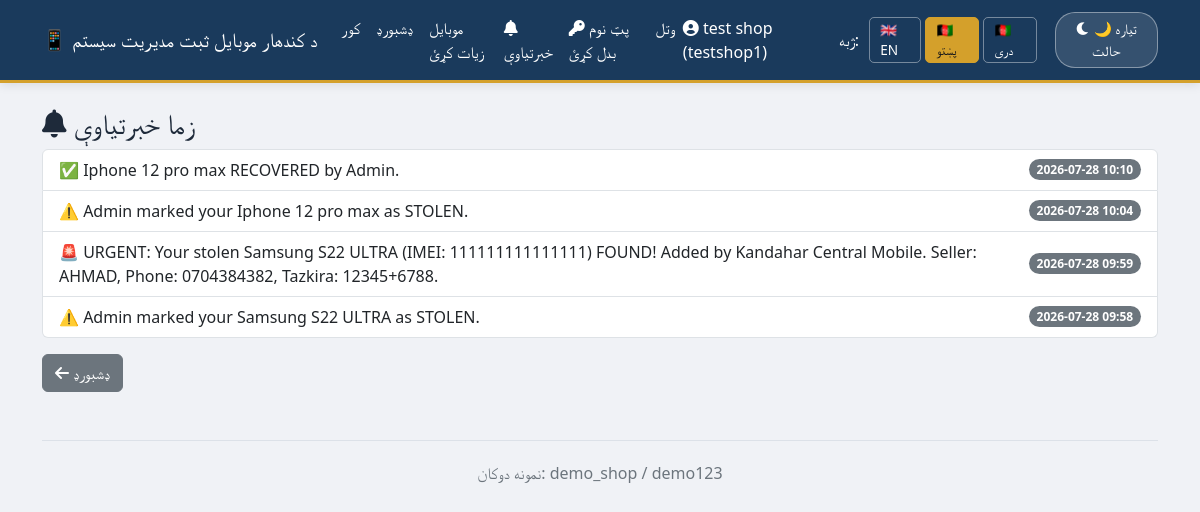
Screenshot of /shop/notifications?lang=ps (signed in) with the database file from the repository.
### app.py (models this page shows)
class Shop(UserMixin, db.Model):
    __tablename__ = 'shops'
    id = db.Column(db.Integer, primary_key=True)
    shop_name = db.Column(db.String(100), nullable=False)
    location = db.Column(db.String(200), nullable=False)
    contact = db.Column(db.String(20))
    email = db.Column(db.String(120), unique=True, nullable=True)
    username = db.Column(db.String(80), unique=True, nullable=False)
    password_hash = db.Column(db.String(200), nullable=False)
    role = db.Column(db.String(20), default='shop')
    is_blocked = db.Column(db.Boolean, default=False)
    mobiles = db.relationship('Mobile', backref='owner_shop', lazy=True, cascade="all, delete-orphan")

class Notification(db.Model):
    __tablename__ = 'notifications'
    id = db.Column(db.Integer, primary_key=True)
    shop_id = db.Column(db.Integer, db.ForeignKey('shops.id'))
    message = db.Column(db.Text)
    is_read = db.Column(db.Boolean, default=False)
    created_at = db.Column(db.DateTime, default=datetime.utcnow)

### app.py (the view)
@app.route('/shop/notifications')
@login_required
def notifications():
    notifs = Notification.query.filter_by(shop_id=current_user.id).order_by(Notification.created_at.desc()).all()
    for n in notifs:
        n.is_read = True
    db.session.commit()
    return render_template('notifications.html', notifications=notifs)

### app.py (called while the page is built)
@app.before_request
def set_language():
    lang = request.args.get('lang')
    if lang in LANGUAGES:
        session['lang'] = lang
    if 'lang' not in session:
        session['lang'] = 'en'

def get_text(key):
    lang = session.get('lang', 'en')
    return T[lang].get(key, key)

@app.context_processor
def inject_translations():
    return dict(t=get_text, current_lang=session.get('lang', 'en'))

@login_manager.user_loader
def load_user(shop_id):
    return Shop.query.get(int(shop_id))

### templates/notifications.html
{% extends "base.html" %}
{% block content %}
<h3><i class="fas fa-bell"></i> {{ t('notif_title') }}</h3>
<ul class="list-group">
    {% for n in notifications %}
    <li class="list-group-item d-flex justify-content-between align-items-center">
        {{ n.message }}
        <span class="badge bg-secondary rounded-pill">{{ n.created_at.strftime('%Y-%m-%d %H:%M') }}</span>
    </li>
    {% else %}
    <li class="list-group-item text-center text-muted">{{ t('no_notif') }}</li>
    {% endfor %}
</ul>
<a href="/shop/dashboard" class="btn btn-secondary mt-3"><i class="fas fa-arrow-left"></i> {{ t('dashboard') }}</a>
{% endblock %}

### templates/base.html (shortened to what this page needs)
<!DOCTYPE html>
<html lang="{{ current_lang }}">
<head>
    <link href="https://cdn.jsdelivr.net/npm/bootstrap@5.3.0/dist/css/bootstrap.min.css" rel="stylesheet">
    <link rel="stylesheet" href="https://cdnjs.cloudflare.com/ajax/libs/font-awesome/6.0.0-beta3/css/all.min.css">
</head>
<body>
    <nav class="navbar navbar-expand-lg navbar-custom">
        <div class="container">
            <a class="navbar-brand" href="/">{{ t('app_name') }}</a>
            <div class="collapse navbar-collapse" id="navbarNav">
                <ul class="navbar-nav me-auto">
                    <li class="nav-item"><a class="nav-link" href="/">{{ t('home') }}</a></li>
                    {% if current_user.is_authenticated %}
                        <li class="nav-item"><a class="nav-link" href="/shop/dashboard">{{ t('dashboard') }}</a></li>
                        <li class="nav-item"><a class="nav-link" href="/shop/add-mobile">{{ t('add_mobile') }}</a></li>
                        <li class="nav-item">
                            <a class="nav-link" href="/shop/notifications" style="position:relative;">
                                <i class="fas fa-bell"></i> {{ t('notifications') }}
                            </a>
                        </li>
                        <li class="nav-item"><a class="nav-link" href="/shop/change-password"><i class="fas fa-key"></i> {{ t('change_password') }}</a></li>
                        <li class="nav-item"><a class="nav-link" href="/shop/logout">{{ t('logout') }}</a></li>
                    {% else %}
                        <li class="nav-item"><a class="nav-link" href="/shop/login">{{ t('login') }}</a></li>
                    {% endif %}
                </ul>
                {% if current_user.is_authenticated %}
                <span class="navbar-text text-white me-3">
                    <i class="fas fa-user-circle"></i> {{ current_user.shop_name }} ({{ current_user.username }})
                </span>
                {% endif %}
                <span class="navbar-text me-2" style="color: #ddd;">{{ t('switch_lang') }}:</span>
                <a href="?lang=en" class="lang-btn {% if current_lang == 'en' %}active{% endif %}">🇬🇧 EN</a>
                <a href="?lang=ps" class="lang-btn {% if current_lang == 'ps' %}active{% endif %}">🇦🇫 پښتو</a>
                <a href="?lang=fa" class="lang-btn {% if current_lang == 'fa' %}active{% endif %}">🇦🇫 دری</a>
                <button id="darkModeToggle" class="dark-toggle-btn ms-3">
                    <i class="fas fa-moon"></i> <span id="modeLabel">{{ t('dark_mode') }}</span>
                </button>
            </div>
        </div>
    </nav>
    <div class="container mt-4">
        {% block content %}{% endblock %}
        <footer class="mt-5 text-center">
            <p>{{ t('demo_creds') }}</p>
        </footer>
    </div>
</body>
</html>

### templates/base.html (style rules this page uses)
:root { --primary-blue: #1a3a5c; --gold: #d4a02b; --gold-hover: #e8b83a; --bg-body-light: #f0f2f6; --text-body-light: #1e2a3a; --bg-card-light: #ffffff; --border-light: #dce1e8; --bg-nav-light: var(--primary-blue); --text-nav-light: #ffffff; --bg-body-dark: #0f1a2b; --text-body-dark: #eaf0f8; --bg-card-dark: #1e3347; --bg-input-dark: #2a4058; --border-dark: #3a5570; --bg-nav-dark: #1a2d42; --text-nav-dark: #ffffff; }
body { background-color: var(--bg-body-light); color: var(--text-body-light); transition: background 0.3s ease, color 0.3s ease; font-family: 'Segoe UI', Tahoma, Geneva, Verdana, sans-serif; }
.navbar-custom { background: var(--bg-nav-light) !important; border-bottom: 3px solid var(--gold); box-shadow: 0 2px 10px rgba(0,0,0,0.1); }
.navbar-custom .navbar-brand, .navbar-custom .nav-link, .navbar-custom .navbar-text { color: var(--text-nav-light) !important; font-weight: 500; }
footer { border-top: 1px solid var(--border-light); padding-top: 20px; color: #6c757d; }
.lang-btn { background: transparent; border: 1px solid rgba(255, 255, 255, 0.4); color: #fff; padding: 2px 10px; border-radius: 5px; cursor: pointer; margin: 0 2px; text-decoration: none; font-size: 0.85rem; transition: 0.2s; }
.lang-btn:hover, .lang-btn.active { background-color: var(--gold); border-color: var(--gold); color: #1a1a1a; }
.dark-toggle-btn { background: rgba(255, 255, 255, 0.12); border: 1px solid rgba(255, 255, 255, 0.4); color: #fff; padding: 5px 14px; border-radius: 20px; cursor: pointer; transition: 0.2s; font-size: 0.9rem; }

### rows the page displays
Shop: shop_name "test shop", username "testshop1"
Notification: message "✅ Iphone 12 pro max RECOVERED by Admin.", created_at "2026-07-28 10:10"
Notification: message "⚠️ Admin marked your Iphone 12 pro max as STOLEN.", created_at "2026-07-28 10:04"
Notification: message "🚨 URGENT: Your stolen Samsung S22 ULTRA (IMEI: 111111111111111) FOUND! Added by Kandahar Central Mobile. Seller: AHMAD, Phone: 0704384382, Tazkira: 12345+6788.", created_at "2026-07-28 09:59"
Notification: message "⚠️ Admin marked your Samsung S22 ULTRA as STOLEN.", created_at "2026-07-28 09:58"

### other values shown
{{ t('app_name') }} "📱 د کندهار موبایل ثبت مدیریت سیستم"
{{ t('home') }} "کور"
{{ t('dashboard') }} "ډشبورډ"
{{ t('add_mobile') }} "موبایل زیات کړئ"
{{ t('notifications') }} "خبرتیاوې"
{{ t('change_password') }} "پټ نوم بدل کړئ"
{{ t('logout') }} "وتل"
{{ t('switch_lang') }} "ژبه"
{{ t('dark_mode') }} "🌙 تیاره حالت"
{{ t('notif_title') }} "زما خبرتیاوې"
{{ t('demo_creds') }} "نمونه دوکان: demo_shop / demo123"
